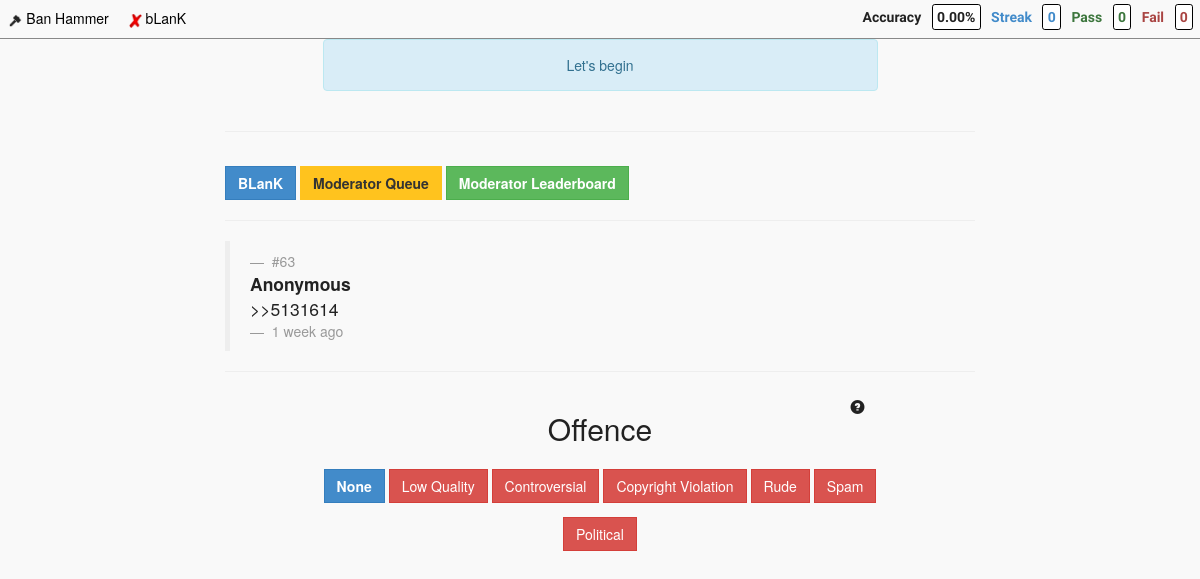
/site/blank/queue, run on the app's committed database.
### tables this page shows
CREATE TABLE IF NOT EXISTS `site` (
  `id` int(10) unsigned NOT NULL AUTO_INCREMENT,
  `slug` varchar(100) NOT NULL,
  `name` varchar(100) NOT NULL,
  `active` int(1) unsigned NOT NULL,
  `accuracy_minimum` int(10) unsigned NOT NULL,
  `anonymous_flag` int(1) NOT NULL,
  `sort` int(10) unsigned NOT NULL,
  `created` timestamp NOT NULL DEFAULT CURRENT_TIMESTAMP,
  PRIMARY KEY (`id`)
);

CREATE TABLE IF NOT EXISTS `post` (
  `id` int(10) unsigned NOT NULL AUTO_INCREMENT,
  `username` varchar(100) NOT NULL,
  `image` varchar(100) NOT NULL,
  `content` text NOT NULL,
  `real_report` int(10) unsigned NOT NULL,
  `site_key` int(10) NOT NULL,
  `account_key` int(10) NOT NULL,
  `offence_key` int(10) unsigned NOT NULL,
  `confidence` int(10) unsigned NOT NULL,
  `severity_sum` int(10) unsigned NOT NULL,
  `review_tally` int(10) unsigned NOT NULL,
  `last_reviewed` timestamp NOT NULL,
  `created` timestamp NOT NULL DEFAULT CURRENT_TIMESTAMP,
  PRIMARY KEY (`id`)
);

CREATE TABLE IF NOT EXISTS `enforcement` (
  `id` int(10) unsigned NOT NULL AUTO_INCREMENT,
  `site_key` int(10) NOT NULL,
  `offence_key` int(10) NOT NULL,
  `created` timestamp NOT NULL DEFAULT CURRENT_TIMESTAMP,
  PRIMARY KEY (`id`)
);

CREATE TABLE IF NOT EXISTS `offence` (
  `id` int(10) unsigned NOT NULL AUTO_INCREMENT,
  `slug` varchar(100) NOT NULL,
  `sort` int(10) unsigned NOT NULL,
  `created` timestamp NOT NULL,
  PRIMARY KEY (`id`)
);

### application/controllers/Main.php (called while the page is built, shortened)
<?php
class Main extends CI_Controller {
    function __construct()
    {
        $this->load->model('main_model', '', TRUE);
        $this->load->model('user_model', '', TRUE);
        if (is_dev()) {
            $this->leaderboard_minimum = 10;
        }
        else {
            $this->leaderboard_minimum = 100;
        }
        $this->data['active_sites'] = $this->main_model->get_active_sites();
        $this->data['user'] = $this->get_user_by_session();
        $this->data['current_site']['name'] = 'Overall';
        $this->data['current_site']['slug'] = 'default';
        $this->data['login_reminder_point'] = 30;
        $this->data['hours_between_reviews'] = 24;
        $this->data['leaderboard_minimum'] = $this->leaderboard_minimum;
        $this->data['real_report'] = false;
    }
    public function queue($slug)
    {
        $data = $this->data;
        $data['current_site'] = $this->main_model->get_current_site($slug);
        $ip = $_SERVER['REMOTE_ADDR'];
        $data['post'] = $this->main_model->get_post_for_queue($data['current_site']['id'], $ip, $this->data['hours_between_reviews']);
        $data['post']['time_ago'] = get_time_ago(strtotime($data['post']['created']));
        $data['offences'] = $this->main_model->get_offences_by_site($data['current_site']['id']);
        $data['actions'] = $this->main_model->get_actions();
        $data['page_title'] = $slug . ' Moderator Queue';
        $data['slug'] = $slug;
        $this->load->view('templates/header', $data);
        $this->load->view('toolbar', $data);
        $this->load->view('sites/' . $slug . '/style', $data);
        $this->load->view('queue_result', $data);
        $this->load->view('sites/' . $slug . '/queue', $data);
        $this->load->view('queue_form', $data);
        $this->load->view('templates/scripts', $data);
        $this->load->view('sites/' . $slug . '/script', $data);
        $this->load->view('templates/footer', $data);
    }
    public function get_user_by_session()
    {
        $user = $this->session->userdata('user');
        if (empty($user)) {
            $sess_array = array(
                'id' => 0,
                'username' => 'Anonymous',
                'logged_in' => false,
                'current_account' => array(
                    'id' => 0,
                    'pass' => 0,
                    'fail' => 0,
                    'streak' => 0,
                    'total' => 0,
                ),
            );
            $this->session->set_userdata('user', $sess_array);
            $user = $this->session->userdata('user');
        }
        $user['accuracy'] = accuracy_calculator($user['current_account']['pass'], $user['current_account']['fail']);
        return $user;
    }
}

### index.php (called while the page is built, shortened)
<?php
require_once BASEPATH.'core/CodeIgniter.php';

### application/models/Main_model.php (called while the page is built, shortened)
<?php
Class main_model extends CI_Model
{
    function get_active_sites()
    {
        $this->db->select('*');
        $this->db->from('site');
        $this->db->where('active', 1);
        $query = $this->db->get();
        $result = $query->result_array();
        return $result;
    }
    function get_current_site($slug)
    {
        $this->db->select('*');
        $this->db->from('site');
        $this->db->where('slug', $slug);
        $query = $this->db->get();
        $result = $query->result_array();
        return isset($result[0]) ? $result[0] : false;
    }
    function get_post_for_queue($site_key, $ip, $hours_between_reviews)
    {
        $site_key = mysqli_real_escape_string(get_mysqli(), $site_key);
        $raw_query = "
        SELECT `post`.id, `post`.username, `post`.content, `post`.created
        FROM `post`
        WHERE `post`.`site_key` = " . $site_key . "
        AND NOT EXISTS (
            SELECT *
            FROM `review`
            WHERE `post_key` = `post`.`id`
            AND `review`.`created` > timestampadd(hour, -" . $hours_between_reviews . ", now())
        )
        ORDER BY RAND()
        LIMIT 1;
        ";
        $query = $this->db->query($raw_query);
        $result = $query->result_array();
        return isset($result[0]) ? $result[0] : false;
    }
    function get_offences_by_site($site_key)
    {
        $this->db->select('*');
        $this->db->from('enforcement');
        $this->db->join('offence', 'enforcement.offence_key = offence.id', 'left');
        $this->db->where('site_key', $site_key);
        $this->db->order_by('offence.sort', 'ASC');
        $query = $this->db->get();
        $result = $query->result_array();
        return $result;
    }
    function get_actions()
    {
        $this->db->select('*');
        $this->db->from('action');
        $this->db->order_by('sort', 'ASC');
        $query = $this->db->get();
        $result = $query->result_array();
        return $result;
    }
}
?>

### application/config/autoload.php (called while the page is built, shortened)
<?php
function deslug($string) {
    return ucwords(str_replace('_', ' ', $string));
}
function html_clean($string)
{
    $string = htmlspecialchars($string, ENT_QUOTES, config_item('charset'), TRUE);
    $string = nl2br($string);
    return $string;
}
function accuracy_calculator($pass, $fail) {
    if (!is_whole_int($pass) || !is_whole_int($fail)) {
        $result = 0;
    }
    else if ($pass == 0) {
        $result = 0;
    }
    return sprintf('%0.2f', $result);
}
function is_whole_int($val) {
    $val = strval($val);
    $val = str_replace('-', '', $val);
    if (ctype_digit($val)) {
        if ($val === (string)0) {
            return true;
        }
        else if (ltrim($val, '0') === $val) {
            return true;
        }
    }
    return false;
}

### application/config/database.php (called while the page is built, shortened)
<?php
function get_mysqli() {$db = (array)get_instance()->db;
    return mysqli_connect('localhost', $db['username'], $db['password'], $db['database']);
}

### application/views/queue_form.php (the view, shortened to what this page needs)
<div class="container text-center">
    <div class="row">
        <div class="col-md-6 col-md-push-3">
            <?php if ($post) { ?>
            <form id="queue_form" action="<?=base_url()?>site/<?php echo $slug; ?>/new_review" method="post">
                <div id="offence_parent">
                    <div class="row">
                        <div class="col-md-3">
                        </div>
                        <div class="col-md-6">
                            <h2>Offence</h2>
                        </div>
                        <div class="col-md-3">
                            <span class="how_to_play_button glyphicon glyphicon-question-sign btn pull-right" type="button" data-toggle="modal" data-target="#how_to_play_modal" title="How To Play"></span>
                        </div>
                    </div>
                    <?php foreach ($offences as $offence) { ?>
                        <?php $style = $offence['slug'] === 'none' ? 'btn-primary offence_none' : 'btn-danger'; ?>
                        <div class="offence_button custom_btn btn <?php echo $style; ?>" offence="<?php echo $offence['id']; ?>">
                            <?php echo deslug($offence['slug']); ?>
                        </div>
                    <?php } ?>
                </div>
            </form>
            <?php } ?>
        </div>
    </div>
</div>

### application/views/toolbar.php (shortened to what this page needs)
<nav class="global_toolbar">
    <a class="global_link" href="<?=base_url()?>">
        <div class="global_site_parent">
            <img class="global_site_icon" src="<?=base_url()?>resources/img/favicon.ico" alt="Ban Hammer"/>
            <span class="global_site_name">Ban Hammer</span>
        </div>
    </a>
    <?php foreach ($active_sites as $site) { ?>
    <a class="global_link" href="<?=base_url()?>site/<?php echo $site['slug']; ?>/queue">
        <div class="global_site_parent">
            <img class="global_site_icon" src="<?=base_url()?>resources/sites/<?php echo $site['slug']; ?>/icon.png" alt="<?php echo $site['name']; ?>"/>
            <span class="global_site_name"><?php echo $site['name']; ?></span>
        </div>
    </a>
    <?php } ?>
    <span id="score_parent">
        <span id="accuracy_parent" class="text-default">
            <span id="accuracy_label" class="score_label">Accuracy</span>
            <span id="accuracy_value_parent" class="score_value"><span id="accuracy_value"><?php echo $user['accuracy']; ?>%</span></span>
        </span>
        <span id="streak_parent" class="text-primary">
            <span id="streak_label" class="score_label">Streak</span>
            <span id="streak_value" class="score_value"><?php echo $user['current_account']['streak']; ?></span>
        </span>
        <span id="pass_parent" class="text-success">
            <span id="pass_label" class="score_label">Pass</span>
            <span id="pass_value" class="score_value"><?php echo $user['current_account']['pass']; ?></span>
        </span>
        <span id="fail_parent" class="text-danger">
            <span id="fail_label" class="score_label">Fail</span>
            <span id="fail_value" class="score_value"><?php echo $user['current_account']['fail']; ?></span>
        </span>
    </span>
</nav>

### application/views/sites/blank/queue.php
<div class="<?php echo $slug; ?>_parent container">
    <div class="row">
        <div class="col-md-8 col-md-push-2">
            <hr>
            <a class="custom_btn btn btn-primary" href="<?=base_url()?>site/<?php echo $slug; ?>">
                <strong><?php echo deslug($current_site['name']); ?></strong>
            </a>
            <a class="custom_btn btn btn-action" href="<?=base_url()?>site/<?php echo $slug; ?>/queue">
                <strong>Moderator Queue</strong>
            </a>
            <a class="custom_btn btn btn-success" href="<?=base_url()?>site/<?php echo $slug; ?>/leaderboard">
                <strong>Moderator Leaderboard</strong>
            </a>
            <hr>
            <?php if (!$post) { ?>
            <div class="post_parent alert alert-info">
                <p>Queue Empty.</p>
            </div>
            <hr>
            <h4>Great job! <a class="" href="<?=base_url()?>site/<?php echo $slug; ?>"><strong>Consider creating some posts</strong></a>.</h4>
            <?php } else { ?>
            <div class="post_parent">
                <blockquote>
                    <div class="post_user">
                        <small>
                            #<span id="queue_post_id_label"><?php echo html_clean($post['id']); ?></span>
                        </small>
                        <strong id="queue_post_user">
                            <?php echo html_clean($post['username']); ?>
                        </strong>
                    </div>
                    <div id="queue_post_content" class="post_content embedica_this">
                        <?php echo html_clean($post['content']); ?>
                    </div>
                    <div class="post_time">
                        <small id="queue_post_time_ago">
                        <?php echo $post['time_ago']; ?>
                        </small>
                    </div>
                </blockquote>
            </div>
            <?php } ?>
            <hr>
        </div>
    </div>
</div>

### resources/style.css (style rules this page uses)
body { background-color: #f9f9f9; color: #222; }
.custom_btn { margin-top: 1em; border-radius: 0; }
.global_toolbar { background-color: #f9f9f9; height: 2.8em; border-bottom: 1px solid #888; }
.global_site_icon { height: 1em; }
.global_site_name { color: #000; }
.global_site_parent { display: inline-block; padding: 0.5em; margin: 0.1em; transition: background-color 0.5s; border-radius: 0.1em; }
#score_parent { margin-top: 0.5em; font-weight: bold; font-family: 'Play', sans-serif; float: right; }
.score_value { margin: 0.5em; padding: 0.3em; background-color: #fff; border: 1px solid #000; border-radius: 0.2em; }
#queue_post_content { transition: height 0.5s ease; }
.offence_none { font-weight: bold; }
.btn-action { background-color: hsl(44, 100%, 56%) !important; background-repeat: repeat-x; filter: progid:DXImageTransform.Microsoft.gradient(startColorstr="#ffc31e", endColorstr="#ffc31e"); background-image: -khtml-gradient(linear, left top, left bottom, from(#ffc31e), to(#ffc31e)); background-image: -moz-linear-gradient(top, #ffc31e, #ffc31e); background-image: -ms-linear-gradient(top, #ffc31e, #ffc31e); background-image: -webkit-gradient(linear, left top, left bottom, color-stop(0%, #ffc31e), color-stop(100%, #ffc31e)); background-image: -webkit-linear-gradient(top, #ffc31e, #ffc31e); background-image: -o-linear-gradient(top, #ffc31e, #ffc31e); background-image: linear-gradient(#ffc31e, #ffc31e); border-color: #ffc31e #ffc31e hsl(44, 100%, 56%); color: #333 !important; text-shadow: 0 1px 1px rgba(255, 255, 255, 0.00); -webkit-font-smoothing: antialiased; }

### data on the page
site: slug (picture), name "bLanK", name "BLanK"
post: id "63", username "Anonymous", content ">>5131614"
enforcement: offence.slug "None"
enforcement: offence.slug "Low Quality"
enforcement: offence.slug "Controversial"
enforcement: offence.slug "Copyright Violation"
enforcement: offence.slug "Rude"
enforcement: offence.slug "Spam"
enforcement: offence.slug "Political"

### other printed values
$user['accuracy'] "0.00"
$user['current_account']['streak'] "0"
$user['current_account']['pass'] "0"
$user['current_account']['fail'] "0"
$post['time_ago'] "1 week ago"
